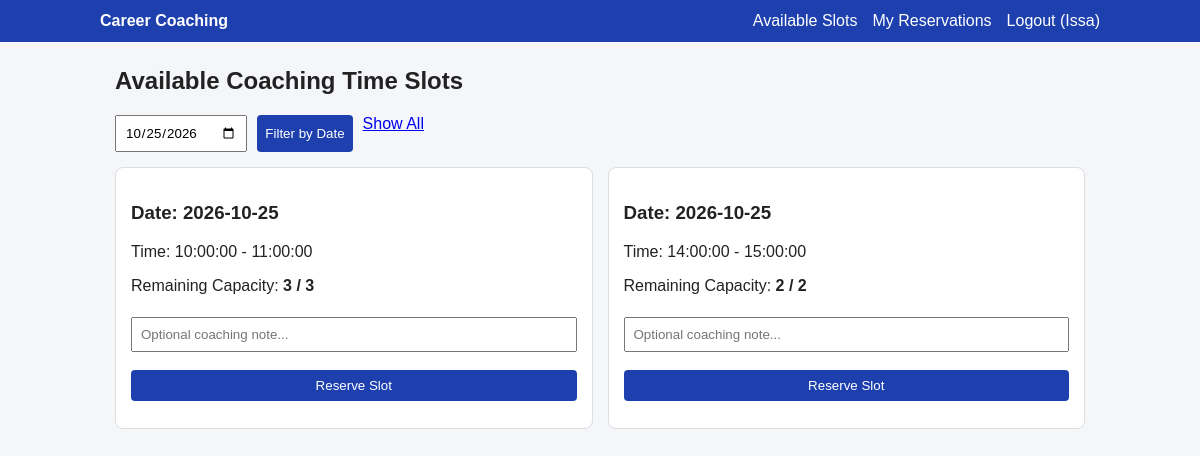
Page /index.php?date=2026-10-25 (signed in) on the committed database.
### tables this page shows
CREATE TABLE time_slots (
    id INT AUTO_INCREMENT PRIMARY KEY,
    slot_date DATE NOT NULL,
    start_time TIME NOT NULL,
    end_time TIME NOT NULL,
    capacity INT NOT NULL
);

### index.php (the view, shortened to what this page needs)
<?php
require 'config/db.php';
$dateFilter = $_GET['date'] ?? '';
if ($dateFilter !== '') {
    $stmt = $pdo->prepare("SELECT * FROM time_slots WHERE slot_date = ? AND TIMESTAMP(slot_date, start_time) > NOW() ORDER BY slot_date, start_time");
    $stmt->execute([$dateFilter]);
} else {
    $stmt = $pdo->query("SELECT * FROM time_slots WHERE TIMESTAMP(slot_date, start_time) > NOW() ORDER BY slot_date, start_time");
}
$slots = $stmt->fetchAll(PDO::FETCH_ASSOC);
?>
<!DOCTYPE html>
<html>
<head>
    <link rel="stylesheet" href="assets/css/style.css">
</head>
<body>
    <div class="container">
        <h2>Available Coaching Time Slots</h2>
        <form method="GET" class="filter-form">
            <input type="date" name="date" value="<?= htmlspecialchars($dateFilter) ?>">
            <button type="submit">Filter by Date</button>
            <a href="index.php">Show All</a>
        </form>
        <div class="grid">
            <?php foreach ($slots as $s): ?>
                <?php
                $c = $pdo->prepare("SELECT COUNT(*) FROM reservations WHERE slot_id = ? AND status IN ('Pending', 'Confirmed')");
                $c->execute([$s['id']]);
                $remaining = $s['capacity'] - $c->fetchColumn();
                ?>
                <div class="card">
                    <h3>Date: <?= htmlspecialchars($s['slot_date']) ?></h3>
                    <p>Time: <?= htmlspecialchars($s['start_time']) ?> - <?= htmlspecialchars($s['end_time']) ?></p>
                    <p>Remaining Capacity: <strong><?= $remaining ?> / <?= $s['capacity'] ?></strong></p>
                    <?php if ($remaining > 0): ?>
                        <form method="POST">
                            <input type="text" name="note" placeholder="Optional coaching note...">
                            <button type="submit">Reserve Slot</button>
                        </form>
                    <?php else: ?>
                        <button disabled>Slot Full</button>
                    <?php endif; ?>
                </div>
            <?php endforeach; ?>
        </div>
    </div>
</body>
</html>

### assets/css/style.css (style rules this page uses)
* { box-sizing: border-box; font-family: Arial, sans-serif; }
body { margin: 0; background: #f4f6f9; color: #222; }
.container { max-width: 1000px; margin: 25px auto; padding: 0 15px; }
.grid { display: grid; grid-template-columns: repeat(auto-fit, minmax(240px, 1fr)); gap: 15px; }
.card { background: #fff; padding: 15px; border-radius: 8px; border: 1px solid #ddd; }
input, select, button { width: 100%; padding: 8px; margin: 6px 0 12px; }
.filter-form { display: flex; gap: 10px; margin-bottom: 15px; }
.filter-form input, .filter-form select, .filter-form button { width: auto; margin: 0; }
button { background: #1e40af; color: #fff; border: none; border-radius: 4px; cursor: pointer; }

### rows in the picture
time_slots: slot_date "2026-10-25", start_time "10:00:00", end_time "11:00:00", capacity "3"
time_slots: slot_date "2026-10-25", start_time "14:00:00", end_time "15:00:00", capacity "2"

### other values in the picture
$_SESSION['name'] "Issa"
